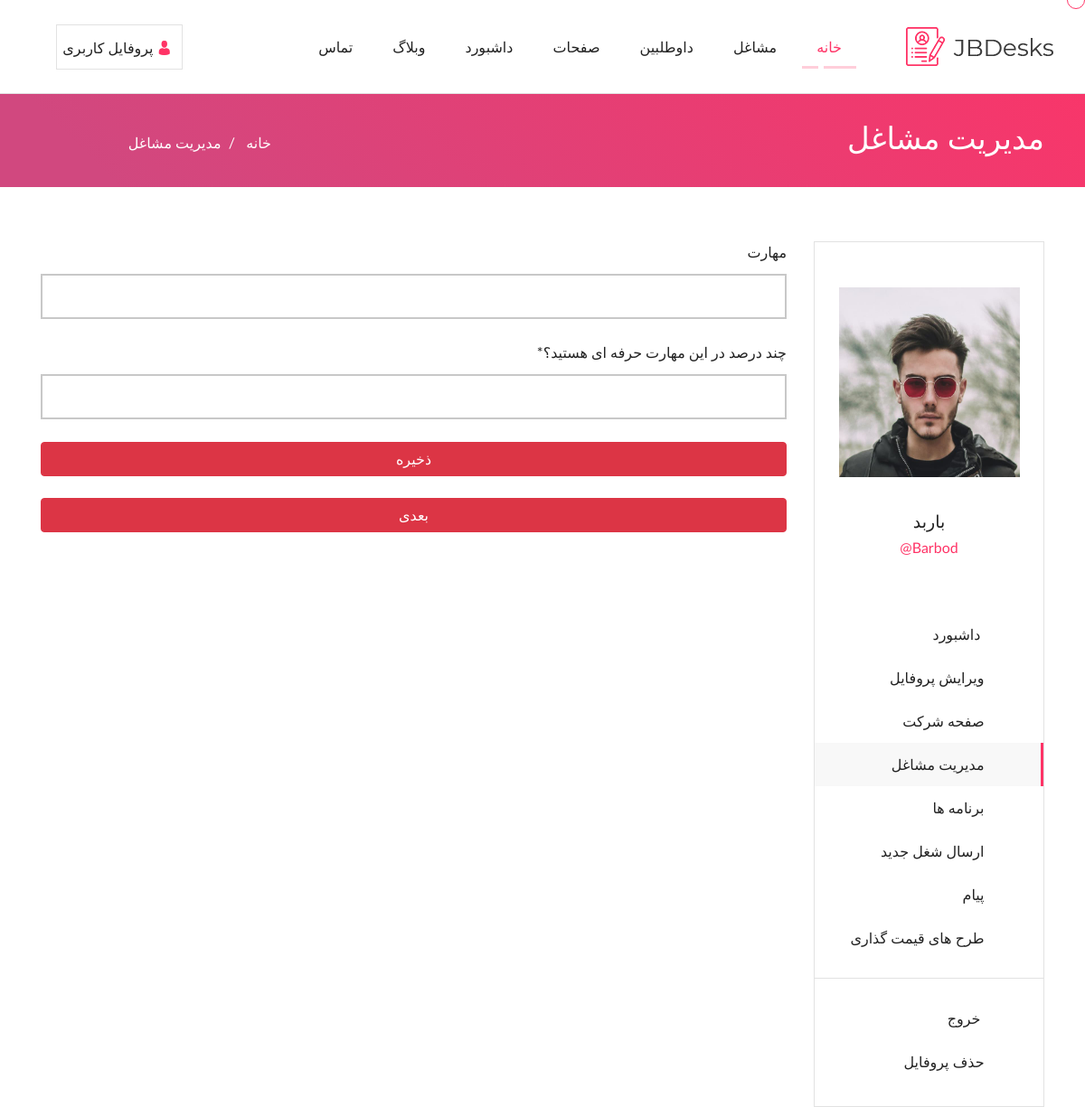
The app's page /skill/create (signed in), older data.
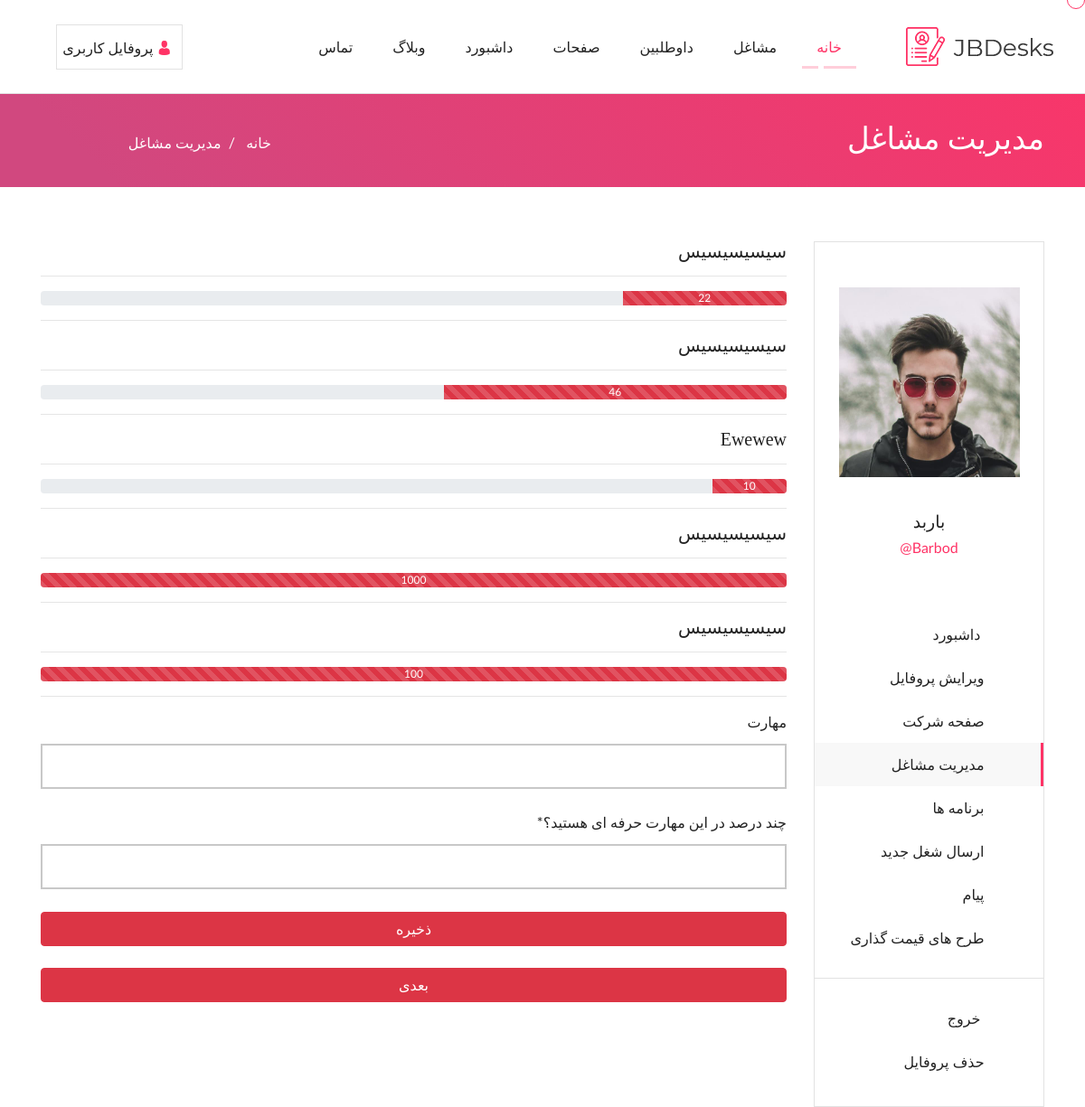
The same page, newer data.
### resume/models.py (models this page shows, shortened)
class Skill(models.Model):
    user = models.ForeignKey(settings.AUTH_USER_MODEL, on_delete=models.CASCADE, blank=True, null=True)
    skill = models.CharField(max_length=50, null=True, blank=True,verbose_name='مهارت')
    percent = models.DecimalField(max_digits=4, decimal_places=0,verbose_name='چند درصد در این مهارت حرفه ای هستید؟')

### resume/views.py (the view)
# urls.py: path("skill/create", SkillCreateView.as_view(), name="skill-create"),
class SkillCreateView(FormUserMixin,CreateView):
    model = Skill
    success_url=reverse_lazy("skill-create")
    fields =["skill","percent",]
    template_name = "resume/skill_create.html"
    def get_context_data(self, **kwargs):
            context = super().get_context_data(**kwargs)
            context["Skills"] = Skill.objects.filter(user=self.request.user)
            return context

### templates/resume/skill_create.html (shortened to what this page needs)
{% extends 'shared/register_base.html' %}
{% load crispy_forms_filters %}
{% load static %}
{% block content %}
                <div class="col-lg-9 col-md-12 col-sm-12 col-12">
                    <div class="row">
                        <div class="col-lg-12 col-md-12 col-sm-12 col-12">
                                <form method='post' enctype="multipart/form-data">
                            {% for skill in Skills %}
                            <h5>{{skill.skill}}</h5>
                            <hr/>
<div class="progress">
  <div class="progress-bar progress-bar-striped bg-danger" role="progressbar" style="width: {{skill.percent}}%" aria-valuenow="{{skill.percent}}" aria-valuemin="0" aria-valuemax="100">{{skill.percent}}</div>
</div>
 <hr/>
                            {% endfor %}
                                <div class="row">
                                    <div class="col-lg-12 col-md-12 col-sm-12 col-12">
                                        <div class="contect_form3">
                                           {{form|crispy}}
                                        </div>
                                    <button class='btn btn-danger btn-block'>ذخیره</button>
                                    </div>
                                </div>
<br/>
                            </form>
<button class='btn btn-danger btn-block'>بعدی</button>
<br>
                        </div>
                    </div>
                </div>
            </div>
        </div>
    </div>
{% endblock  %}

Row changes from the older to the newer data that the page shows:
added Skill: skill "سیسیسیسیس", percent "22"
added Skill: skill "سیسیسیسیس", percent "46"
added Skill: skill "Ewewew", percent "10"
added Skill: skill "سیسیسیسیس", percent "1000"
added Skill: skill "سیسیسیسیس", percent "100"
